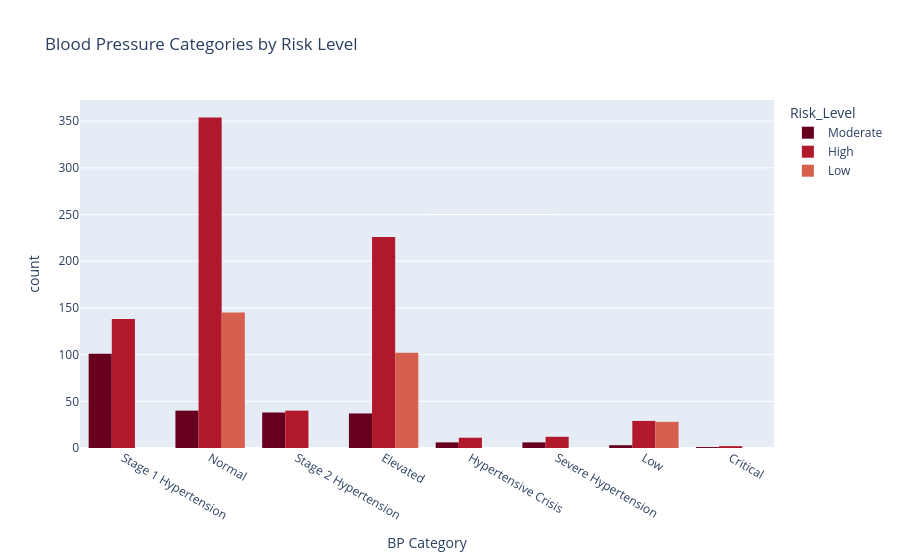

Here is the notebook cell this chart was saved with:
### Code cell
# BP Categories by Risk Level
bp_cat = px.histogram(df, x='BP Category', color='Risk_Level',
                     title='Blood Pressure Categories by Risk Level',
                     barmode='group',
                     color_discrete_sequence=px.colors.sequential.RdBu)
bp_cat.show()

### Figure 1 — Plotly figure (JSON) as saved in the notebook; plotly's stock layout.template omitted (floating-point values rounded to 4 significant figures; data arrays with more than 128 entries replaced by an {"elided": "..."} marker saying what was removed)
{"data": [{"alignmentgroup": "True", "bingroup": "x", "hovertemplate": "Risk_Level=Moderate<br>BP Category=%{x}<br>count=%{y}<extra></extra>", "legendgroup": "Moderate", "marker": {"color": "rgb(103,0,31)", "pattern": {"shape": ""}}, "name": "Moderate", "offsetgroup": "Moderate", "orientation": "v", "showlegend": true, "type": "histogram", "x": {"elided": "232 str values"}, "xaxis": "x", "yaxis": "y"}, {"alignmentgroup": "True", "bingroup": "x", "hovertemplate": "Risk_Level=High<br>BP Category=%{x}<br>count=%{y}<extra></extra>", "legendgroup": "High", "marker": {"color": "rgb(178,24,43)", "pattern": {"shape": ""}}, "name": "High", "offsetgroup": "High", "orientation": "v", "showlegend": true, "type": "histogram", "x": {"elided": "812 str values"}, "xaxis": "x", "yaxis": "y"}, {"alignmentgroup": "True", "bingroup": "x", "hovertemplate": "Risk_Level=Low<br>BP Category=%{x}<br>count=%{y}<extra></extra>", "legendgroup": "Low", "marker": {"color": "rgb(214,96,77)", "pattern": {"shape": ""}}, "name": "Low", "offsetgroup": "Low", "orientation": "v", "showlegend": true, "type": "histogram", "x": {"elided": "275 str values"}, "xaxis": "x", "yaxis": "y"}], "layout": {"barmode": "group", "legend": {"title": {"text": "Risk_Level"}, "tracegroupgap": 0}, "title": {"text": "Blood Pressure Categories by Risk Level"}, "xaxis": {"anchor": "y", "domain": [0, 1], "title": {"text": "BP Category"}}, "yaxis": {"anchor": "x", "domain": [0, 1], "title": {"text": "count"}}}}
